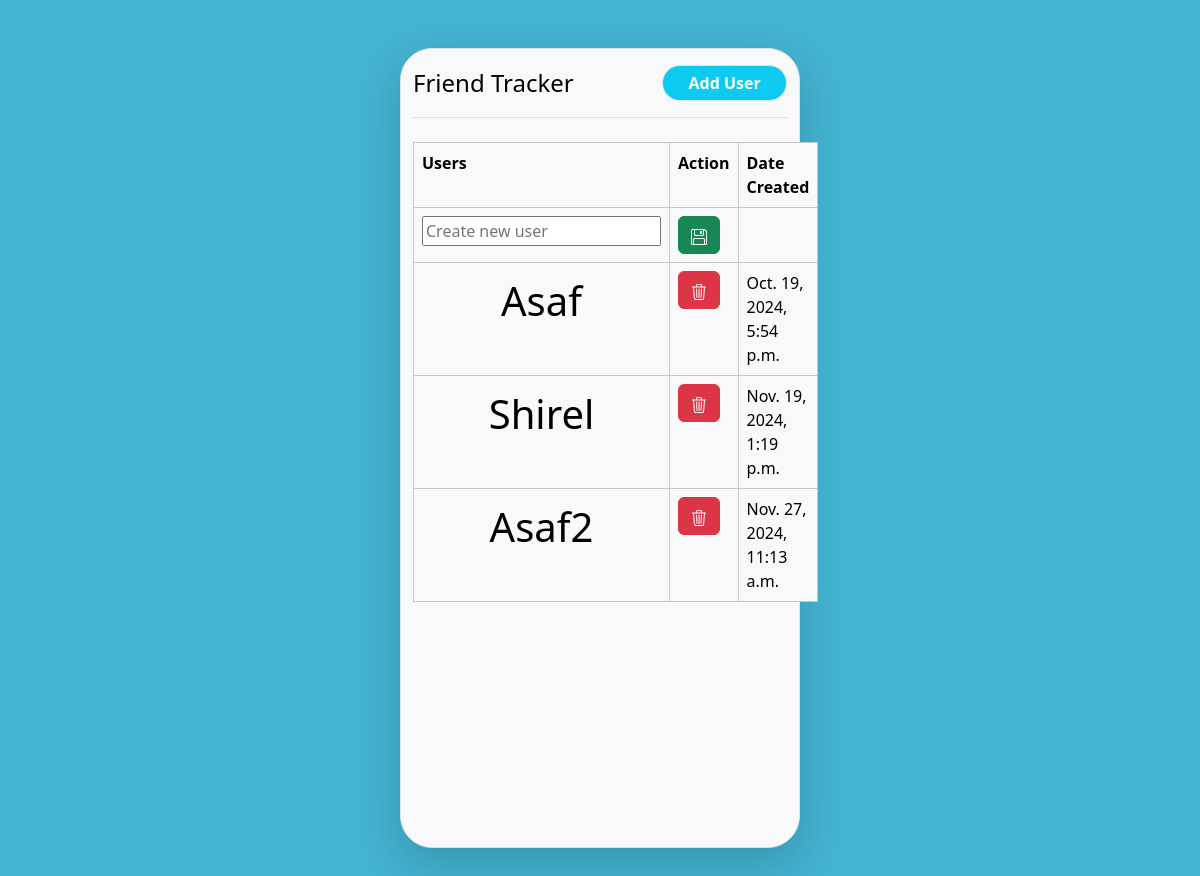
The page / on the database its author committed.
### home/models.py (models this page shows, shortened)
class User(models.Model):
    username = models.CharField(max_length=100, unique=True,primary_key=True,default="Asaf")
    dateCreated = models.DateTimeField(auto_now_add=True)

### home/views.py (the view, shortened to what this page needs)
# urls.py: 2. Add a URL to urlpatterns:  path('', views.home, name='home')
def home(request):
    context = {}
    form = UserForm()
    users = User.objects.all()
    friends = Friend.objects.all()
    meetings = Meeting.objects.all()
    context["form"] = form
    context['users'] = users
    context['friends'] = friends
    context['meetings'] = meetings
    context['title'] = "Home"
    return render(request, "index.html", context=context)

### home/forms.py
class UserForm(forms.ModelForm):
    username = forms.CharField(label="Create new user", max_length=100, widget=forms.TextInput(attrs={
            'placeholder': 'Create new user',  # Grayed-out text
            }))
    class Meta:
        model = User
        fields = ["username"]

### home/templates/index.html (shortened to what this page needs)
{% extends "base.html" %}
{%block content%}
    <form method="post" action="{% url "home" %}">
        <table class="table table-bordered table-light table-hover">
            <tr>
                <th>Users</th><th>Action</th><th>Date Created</th>
            </tr>
            <tr>
                <td class="">
                    <form >
                        {{form.username}}
                    </form>
                </td>
                <td>
                    <button name="saveUser" class="btn btn-success"></button>
                </td>
                <td></td>
            </tr>
            {% for user in users%}
                <tr>
                    <td onclick="location.href='{% url "userHome" username=user.username %}';" class = "text-center username-cell fs-1" align="center" >
                        {{user.username}}
                    </td>
                    <td>
                        <button name="deleteUser" value={{user.username}} class="btn btn-danger">
                          </button>
                    </td>
                    <td>
                        {{user.dateCreated}}
                    </td>
                </tr>
            {% endfor%}
        </table>
    </form>
{%endblock%}

### home/static/css/style.css (style rules this page uses)
body { background-color: #43b4d2; }
td.username-cell { cursor: pointer; }

### rows shown on the page
User: username "Asaf", dateCreated "Oct. 19, 2024, 5:54 p.m."
User: username "Shirel", dateCreated "Nov. 19, 2024, 1:19 p.m."
User: username "Asaf2", dateCreated "Nov. 27, 2024, 11:13 a.m."
